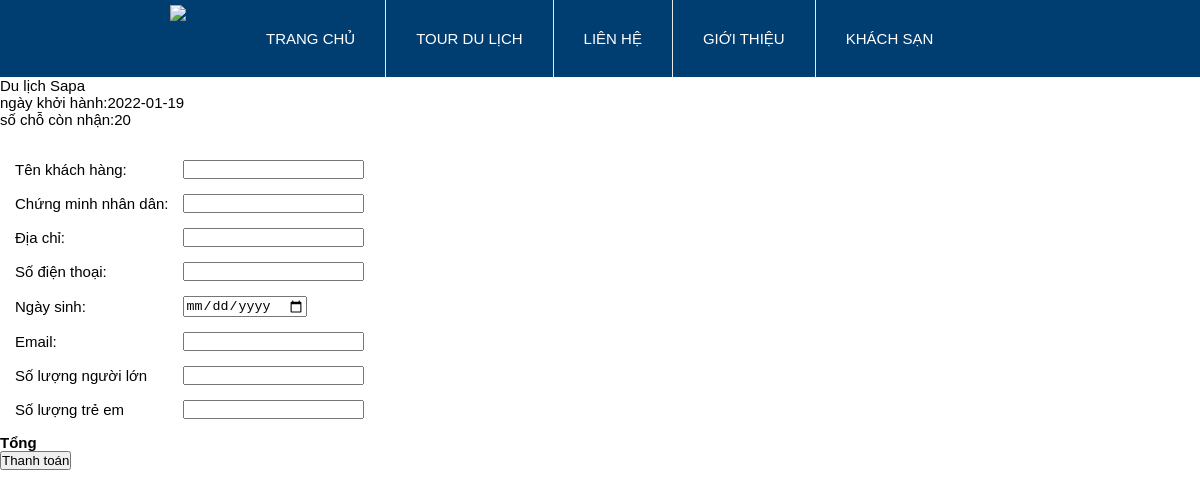
/app/tour/dang-ki-tour.php?id=2000000009, run on the app's committed database.
### tables this page shows
CREATE TABLE `tour_details` (
  `ID` int(10) NOT NULL,
  `STARTING_PLACE` varchar(200) NOT NULL,
  `ADULT_PRICE` float NOT NULL,
  `CHILD_PRICE` float NOT NULL,
  `NGAY` date NOT NULL,
  `END` date NOT NULL,
  `HOTEL_NAME` varchar(100) NOT NULL,
  `VEHICLE` varchar(50) NOT NULL,
  `DAY_ONE` text NOT NULL,
  `DAY_TWO` text NOT NULL
);

CREATE TABLE `tours` (
  `ID` int(10) NOT NULL,
  `NAME` varchar(100) NOT NULL,
  `KIND_TOUR` varchar(100) NOT NULL,
  `MAX_PEOPLE` tinyint(4) NOT NULL,
  `IMAGE` varchar(255) NOT NULL
);

### app/tour/dang-ki-tour.php (the view, shortened to what this page needs)
<!DOCTYPE html>
<html>
    <head>
        <link rel="stylesheet" type="text/css" href="../../resources/css/header.css">
    </head>
    <body>
        <div id="wrapper">
                    <div id="head" class="clearfix">
                        <div class="wrapper_container">
                            <div id="logo">
                                <a href="../../index.php">
                                    <img src="../img/logo.jpg">
                                </a>
                            </div>
                            <ul id="main_menu">
                                <li><a href="../../index.php">TRANG CHỦ</a></li>
                                <li>
                                    <a href="">TOUR DU LỊCH</a>
                                </li>
                                <li><a href="">LIÊN HỆ</a></li>
                                <li><a href="">GIỚI THIỆU</a></li>
                                <li><a href="">KHÁCH SẠN</a>
                                </li>
                            </ul>
                        </div>
                    </div>
            </div>
        <?php
            include('../../database/connect.php')?>
        <!-- <?php
           $id = $_GET['id'];
           $laytour="select * from tours where ID='".$id."'";
           $laytourdetail="select * from tour_details where ID='".$id."'";
           $kqtour=mysqli_query($conn,$laytour ) or die("ko truy van dc");
           $kqtourdetail=mysqli_query($conn,$laytourdetail ) or die("ko truy van dc");
        ?> -->
            <?php
                while($rowtour=mysqli_fetch_array($kqtour)){
                    while($rowtourdetail=mysqli_fetch_array($kqtourdetail)){
            ?>
            <div>
                <p><?=$rowtour['NAME']?></p>
                <p>ngày khởi hành:<?=$rowtourdetail['NGAY']?></p>
                <p>số chỗ còn nhận:<?=$rowtour['MAX_PEOPLE']?></p>
            </div>
            <?php } ?>
            <?php } ?>
            <div>
                <table id="thongtinll" align="center"   cellspacing="15px">
                    <tr>
                        <td>Tên khách hàng:</td>
                        <td ><input type="text" name="txttenkh" size="20px" required="required"></td>
                    </tr>
                    <tr>
                        <td >Chứng minh nhân dân:</td>
                        <td ><input type="text" name="txtcmnd" size="20px" required="required"></td>
                    </tr>
                    <tr>
                        <td >Địa chỉ:</td>
                        <td ><input type="text" name="txtdiachi" size="20px" required="required"></td>
                    </tr>
                    <tr>
                        <td >Số điện thoại:</td>
                        <td ><input type="tel" name="txtsdt" size="20px" required="required"></td>
                    </tr>
                    <tr>
                        <td >Ngày sinh:</td>
                        <td ><input type="date" name="txtns" size="20px" required="required"></td>
                    </tr>
                    <tr>
                        <td >Email:</td>
                        <td ><input type="email" name="txtemail" size="20px" required="required"></td>
                    </tr>
                    <tr>
                        <td >Số lượng người lớn</td>
                        <td ><input type="number" name="txtnumberadult" size="20px" required="required"></td>
                    </tr>
                    <tr>
                        <td >Số lượng trẻ em</td>
                        <td ><input type="number" name="txtnumberchildren" size="20px" required="required"></td>
                    </tr>
                    <br>
                </table>
                <strong>Tổng</strong>
                <br>
                <button class="btnthanhtoan">Thanh toán</button>
            </div>
    </body>
</html>

### resources/css/header.css (style rules this page uses)
* { margin: 0px; padding: 0px; }
a { text-decoration: none; color: #888; }
ul li { list-style: none; }
.clearfix:after { content: "."; display: block; clear: both; visibility: hidden; line-height: 0; height: 0; }
.clearfix { clear: both; display: block; }
body { font-family: arial; font-size: 15px; }
.wrapper_container { width: 960px; margin: 0px auto; }
#head { background: #003d71; }
#logo, #main_menu { float: left; margin-left: 50px; }
#logo img { height: 42px; margin-top: 5px; }
#main_menu>li { float: left; border-right: 1px solid #E8E8E8; }
#main_menu>li:last-child { border-right: none; }
#main_menu li { position: relative; }
#main_menu>li a { display: block; text-transform: none; padding: 10px; }
#main_menu>li>a { text-transform: uppercase; }
#main_menu>li>a { display: block; padding: 30px; color: #ffffff; }

### data on the page
tour_details: ID.NAME "Du lịch Sapa", NGAY "2022-01-19", ID.MAX_PEOPLE "20"
